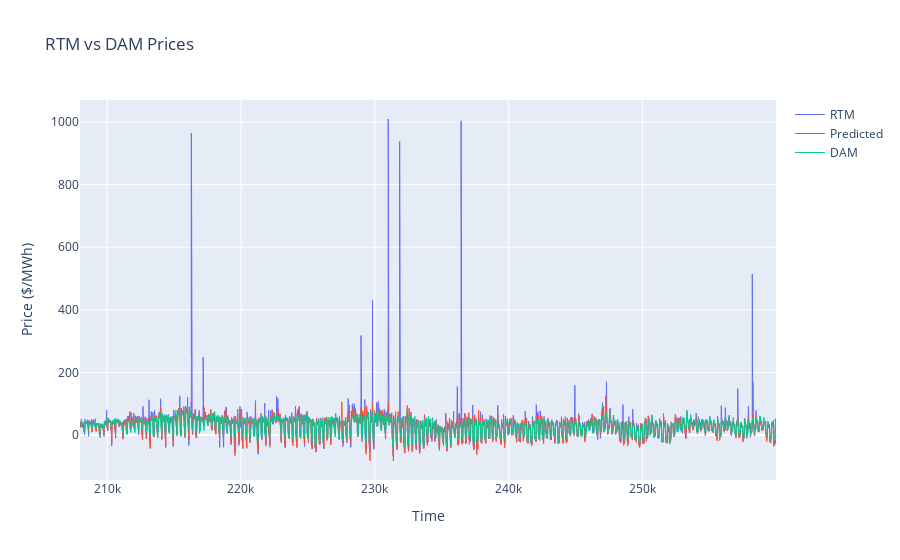

The code cell stored with this chart in its notebook:
### Code cell
import plotly.graph_objects as go

fig = go.Figure()

fig.add_trace(go.Scatter(x=y_test.index, y=y_test.values + dam_pred, mode='lines', name='RTM', line=dict(width=1)))
fig.add_trace(go.Scatter(x=y_test.index, y=y_pred + dam_pred, mode='lines', name='Predicted', line=dict(width=1)))
fig.add_trace(go.Scatter(x=y_test.index, y=dam_pred, mode='lines', name='DAM', line=dict(width=1)))

fig.update_layout(title='RTM vs DAM Prices',
                  xaxis_title='Time',
                  yaxis_title='Price ($/MWh)')
fig.show()

### Figure 1 — Plotly figure (JSON) as saved in the notebook; plotly's stock layout.template omitted (floating-point values rounded to 4 significant figures; data arrays with more than 128 entries replaced by an {"elided": "..."} marker saying what was removed)
{"data": [{"line": {"width": 1}, "mode": "lines", "name": "RTM", "type": "scatter", "x": {"elided": "51994 int values"}, "y": {"elided": "51994 float values"}}, {"line": {"width": 1}, "mode": "lines", "name": "Predicted", "type": "scatter", "x": {"elided": "51994 int values"}, "y": {"elided": "51994 float values"}}, {"line": {"width": 1}, "mode": "lines", "name": "DAM", "type": "scatter", "x": {"elided": "51994 int values"}, "y": {"elided": "51994 float values"}}], "layout": {"title": {"text": "RTM vs DAM Prices"}, "xaxis": {"title": {"text": "Time"}}, "yaxis": {"title": {"text": "Price ($/MWh)"}}}}
